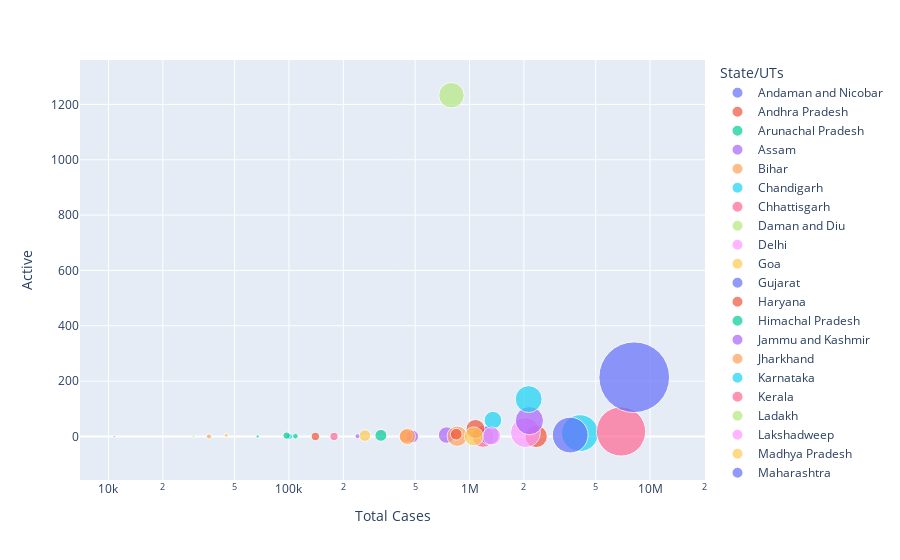

The notebook cell saved with this chart:
### Markdown cell above
**Insight**   
Above graph shows us the relationship between different variables of all states of India.

### Code cell
# Creates a scatter plot of 'Total Cases' vs 'Active' cases, with bubble size representing 'Deaths' and color coding by 'State/UTs', using a logarithmic scale for the x-axis
fig = px.scatter(df, x="Total Cases", y="Active", size="Deaths", color=df['State/UTs'], log_x=True, size_max=50)
fig.show()   # Displays the interactive scatter plot

### Figure 1 — Plotly figure (JSON) as saved in the notebook; plotly's stock layout.template omitted (floating-point values rounded to 4 significant figures)
{"data": [{"hovertemplate": "State/UTs=Andaman and Nicobar<br>Total Cases=%{x}<br>Active=%{y}<br>Deaths=%{marker.size}<extra></extra>", "legendgroup": "Andaman and Nicobar", "marker": {"color": "#636efa", "size": [129], "sizemode": "area", "sizeref": 59.42, "symbol": "circle"}, "mode": "markers", "name": "Andaman and Nicobar", "orientation": "v", "showlegend": true, "type": "scatter", "x": [10766], "xaxis": "x", "y": [0], "yaxis": "y"}, {"hovertemplate": "State/UTs=Andhra Pradesh<br>Total Cases=%{x}<br>Active=%{y}<br>Deaths=%{marker.size}<extra></extra>", "legendgroup": "Andhra Pradesh", "marker": {"color": "#EF553B", "size": [14733], "sizemode": "area", "sizeref": 59.42, "symbol": "circle"}, "mode": "markers", "name": "Andhra Pradesh", "orientation": "v", "showlegend": true, "type": "scatter", "x": [2340676], "xaxis": "x", "y": [0], "yaxis": "y"}, {"hovertemplate": "State/UTs=Arunachal Pradesh<br>Total Cases=%{x}<br>Active=%{y}<br>Deaths=%{marker.size}<extra></extra>", "legendgroup": "Arunachal Pradesh", "marker": {"color": "#00cc96", "size": [296], "sizemode": "area", "sizeref": 59.42, "symbol": "circle"}, "mode": "markers", "name": "Arunachal Pradesh", "orientation": "v", "showlegend": true, "type": "scatter", "x": [67049], "xaxis": "x", "y": [0], "yaxis": "y"}, {"hovertemplate": "State/UTs=Assam<br>Total Cases=%{x}<br>Active=%{y}<br>Deaths=%{marker.size}<extra></extra>", "legendgroup": "Assam", "marker": {"color": "#ab63fa", "size": [8035], "sizemode": "area", "sizeref": 59.42, "symbol": "circle"}, "mode": "markers", "name": "Assam", "orientation": "v", "showlegend": true, "type": "scatter", "x": [746159], "xaxis": "x", "y": [5], "yaxis": "y"}, {"hovertemplate": "State/UTs=Bihar<br>Total Cases=%{x}<br>Active=%{y}<br>Deaths=%{marker.size}<extra></extra>", "legendgroup": "Bihar", "marker": {"color": "#FFA15A", "size": [12314], "sizemode": "area", "sizeref": 59.42, "symbol": "circle"}, "mode": "markers", "name": "Bihar", "orientation": "v", "showlegend": true, "type": "scatter", "x": [855267], "xaxis": "x", "y": [1], "yaxis": "y"}, {"hovertemplate": "State/UTs=Chandigarh<br>Total Cases=%{x}<br>Active=%{y}<br>Deaths=%{marker.size}<extra></extra>", "legendgroup": "Chandigarh", "marker": {"color": "#19d3f3", "size": [1185], "sizemode": "area", "sizeref": 59.42, "symbol": "circle"}, "mode": "markers", "name": "Chandigarh", "orientation": "v", "showlegend": true, "type": "scatter", "x": [100693], "xaxis": "x", "y": [0], "yaxis": "y"}, {"hovertemplate": "State/UTs=Chhattisgarh<br>Total Cases=%{x}<br>Active=%{y}<br>Deaths=%{marker.size}<extra></extra>", "legendgroup": "Chhattisgarh", "marker": {"color": "#FF6692", "size": [14190], "sizemode": "area", "sizeref": 59.42, "symbol": "circle"}, "mode": "markers", "name": "Chhattisgarh", "orientation": "v", "showlegend": true, "type": "scatter", "x": [1187695], "xaxis": "x", "y": [0], "yaxis": "y"}, {"hovertemplate": "State/UTs=Daman and Diu<br>Total Cases=%{x}<br>Active=%{y}<br>Deaths=%{marker.size}<extra></extra>", "legendgroup": "Daman and Diu", "marker": {"color": "#B6E880", "size": [4], "sizemode": "area", "sizeref": 59.42, "symbol": "circle"}, "mode": "markers", "name": "Daman and Diu", "orientation": "v", "showlegend": true, "type": "scatter", "x": [11592], "xaxis": "x", "y": [0], "yaxis": "y"}, {"hovertemplate": "State/UTs=Delhi<br>Total Cases=%{x}<br>Active=%{y}<br>Deaths=%{marker.size}<extra></extra>", "legendgroup": "Delhi", "marker": {"color": "#FF97FF", "size": [26666], "sizemode": "area", "sizeref": 59.42, "symbol": "circle"}, "mode": "markers", "name": "Delhi", "orientation": "v", "showlegend": true, "type": "scatter", "x": [2040910], "xaxis": "x", "y": [14], "yaxis": "y"}, {"hovertemplate": "State/UTs=Goa<br>Total Cases=%{x}<br>Active=%{y}<br>Deaths=%{marker.size}<extra></extra>", "legendgroup": "Goa", "marker": {"color": "#FECB52", "size": [4014], "sizemode": "area", "sizeref": 59.42, "symbol": "circle"}, "mode": "markers", "name": "Goa", "orientation": "v", "showlegend": true, "type": "scatter", "x": [263346], "xaxis": "x", "y": [3], "yaxis": "y"}, {"hovertemplate": "State/UTs=Gujarat<br>Total Cases=%{x}<br>Active=%{y}<br>Deaths=%{marker.size}<extra></extra>", "legendgroup": "Gujarat", "marker": {"color": "#636efa", "size": [11079], "sizemode": "area", "sizeref": 59.42, "symbol": "circle"}, "mode": "markers", "name": "Gujarat", "orientation": "v", "showlegend": true, "type": "scatter", "x": [1291383], "xaxis": "x", "y": [5], "yaxis": "y"}, {"hovertemplate": "State/UTs=Haryana<br>Total Cases=%{x}<br>Active=%{y}<br>Deaths=%{marker.size}<extra></extra>", "legendgroup": "Haryana", "marker": {"color": "#EF553B", "size": [10755], "sizemode": "area", "sizeref": 59.42, "symbol": "circle"}, "mode": "markers", "name": "Haryana", "orientation": "v", "showlegend": true, "type": "scatter", "x": [1078903], "xaxis": "x", "y": [27], "yaxis": "y"}, {"hovertemplate": "State/UTs=Himachal Pradesh<br>Total Cases=%{x}<br>Active=%{y}<br>Deaths=%{marker.size}<extra></extra>", "legendgroup": "Himachal Pradesh", "marker": {"color": "#00cc96", "size": [4241], "sizemode": "area", "sizeref": 59.42, "symbol": "circle"}, "mode": "markers", "name": "Himachal Pradesh", "orientation": "v", "showlegend": true, "type": "scatter", "x": [322905], "xaxis": "x", "y": [4], "yaxis": "y"}, {"hovertemplate": "State/UTs=Jammu and Kashmir<br>Total Cases=%{x}<br>Active=%{y}<br>Deaths=%{marker.size}<extra></extra>", "legendgroup": "Jammu and Kashmir", "marker": {"color": "#ab63fa", "size": [4792], "sizemode": "area", "sizeref": 59.42, "symbol": "circle"}, "mode": "markers", "name": "Jammu and Kashmir", "orientation": "v", "showlegend": true, "type": "scatter", "x": [482023], "xaxis": "x", "y": [0], "yaxis": "y"}, {"hovertemplate": "State/UTs=Jharkhand<br>Total Cases=%{x}<br>Active=%{y}<br>Deaths=%{marker.size}<extra></extra>", "legendgroup": "Jharkhand", "marker": {"color": "#FFA15A", "size": [5334], "sizemode": "area", "sizeref": 59.42, "symbol": "circle"}, "mode": "markers", "name": "Jharkhand", "orientation": "v", "showlegend": true, "type": "scatter", "x": [443826], "xaxis": "x", "y": [1], "yaxis": "y"}, {"hovertemplate": "State/UTs=Karnataka<br>Total Cases=%{x}<br>Active=%{y}<br>Deaths=%{marker.size}<extra></extra>", "legendgroup": "Karnataka", "marker": {"color": "#19d3f3", "size": [40358], "sizemode": "area", "sizeref": 59.42, "symbol": "circle"}, "mode": "markers", "name": "Karnataka", "orientation": "v", "showlegend": true, "type": "scatter", "x": [4088769], "xaxis": "x", "y": [12], "yaxis": "y"}, {"hovertemplate": "State/UTs=Kerala<br>Total Cases=%{x}<br>Active=%{y}<br>Deaths=%{marker.size}<extra></extra>", "legendgroup": "Kerala", "marker": {"color": "#FF6692", "size": [72042], "sizemode": "area", "sizeref": 59.42, "symbol": "circle"}, "mode": "markers", "name": "Kerala", "orientation": "v", "showlegend": true, "type": "scatter", "x": [6907241], "xaxis": "x", "y": [18], "yaxis": "y"}, {"hovertemplate": "State/UTs=Ladakh<br>Total Cases=%{x}<br>Active=%{y}<br>Deaths=%{marker.size}<extra></extra>", "legendgroup": "Ladakh", "marker": {"color": "#B6E880", "size": [231], "sizemode": "area", "sizeref": 59.42, "symbol": "circle"}, "mode": "markers", "name": "Ladakh", "orientation": "v", "showlegend": true, "type": "scatter", "x": [29602], "xaxis": "x", "y": [0], "yaxis": "y"}, {"hovertemplate": "State/UTs=Lakshadweep<br>Total Cases=%{x}<br>Active=%{y}<br>Deaths=%{marker.size}<extra></extra>", "legendgroup": "Lakshadweep", "marker": {"color": "#FF97FF", "size": [52], "sizemode": "area", "sizeref": 59.42, "symbol": "circle"}, "mode": "markers", "name": "Lakshadweep", "orientation": "v", "showlegend": true, "type": "scatter", "x": [11415], "xaxis": "x", "y": [0], "yaxis": "y"}, {"hovertemplate": "State/UTs=Madhya Pradesh<br>Total Cases=%{x}<br>Active=%{y}<br>Deaths=%{marker.size}<extra></extra>", "legendgroup": "Madhya Pradesh", "marker": {"color": "#FECB52", "size": [10786], "sizemode": "area", "sizeref": 59.42, "symbol": "circle"}, "mode": "markers", "name": "Madhya Pradesh", "orientation": "v", "showlegend": true, "type": "scatter", "x": [1056351], "xaxis": "x", "y": [0], "yaxis": "y"}, {"hovertemplate": "State/UTs=Maharashtra<br>Total Cases=%{x}<br>Active=%{y}<br>Deaths=%{marker.size}<extra></extra>", "legendgroup": "Maharashtra", "marker": {"color": "#636efa", "size": [148558], "sizemode": "area", "sizeref": 59.42, "symbol": "circle"}, "mode": "markers", "name": "Maharashtra", "orientation": "v", "showlegend": true, "type": "scatter", "x": [8171048], "xaxis": "x", "y": [214], "yaxis": "y"}, {"hovertemplate": "State/UTs=Manipur<br>Total Cases=%{x}<br>Active=%{y}<br>Deaths=%{marker.size}<extra></extra>", "legendgroup": "Manipur", "marker": {"color": "#EF553B", "size": [2149], "sizemode": "area", "sizeref": 59.42, "symbol": "circle"}, "mode": "markers", "name": "Manipur", "orientation": "v", "showlegend": true, "type": "scatter", "x": [140034], "xaxis": "x", "y": [0], "yaxis": "y"}, {"hovertemplate": "State/UTs=Meghalaya<br>Total Cases=%{x}<br>Active=%{y}<br>Deaths=%{marker.size}<extra></extra>", "legendgroup": "Meghalaya", "marker": {"color": "#00cc96", "size": [1628], "sizemode": "area", "sizeref": 59.42, "symbol": "circle"}, "mode": "markers", "name": "Meghalaya", "orientation": "v", "showlegend": true, "type": "scatter", "x": [96983], "xaxis": "x", "y": [3], "yaxis": "y"}, {"hovertemplate": "State/UTs=Mizoram<br>Total Cases=%{x}<br>Active=%{y}<br>Deaths=%{marker.size}<extra></extra>", "legendgroup": "Mizoram", "marker": {"color": "#ab63fa", "size": [734], "sizemode": "area", "sizeref": 59.42, "symbol": "circle"}, "mode": "markers", "name": "Mizoram", "orientation": "v", "showlegend": true, "type": "scatter", "x": [239560], "xaxis": "x", "y": [1], "yaxis": "y"}, {"hovertemplate": "State/UTs=Nagaland<br>Total Cases=%{x}<br>Active=%{y}<br>Deaths=%{marker.size}<extra></extra>", "legendgroup": "Nagaland", "marker": {"color": "#FFA15A", "size": [782], "sizemode": "area", "sizeref": 59.42, "symbol": "circle"}, "mode": "markers", "name": "Nagaland", "orientation": "v", "showlegend": true, "type": "scatter", "x": [36033], "xaxis": "x", "y": [0], "yaxis": "y"}, {"hovertemplate": "State/UTs=Odisha<br>Total Cases=%{x}<br>Active=%{y}<br>Deaths=%{marker.size}<extra></extra>", "legendgroup": "Odisha", "marker": {"color": "#19d3f3", "size": [9215], "sizemode": "area", "sizeref": 59.42, "symbol": "circle"}, "mode": "markers", "name": "Odisha", "orientation": "v", "showlegend": true, "type": "scatter", "x": [1348409], "xaxis": "x", "y": [59], "yaxis": "y"}, {"hovertemplate": "State/UTs=Puducherry<br>Total Cases=%{x}<br>Active=%{y}<br>Deaths=%{marker.size}<extra></extra>", "legendgroup": "Puducherry", "marker": {"color": "#FF6692", "size": [1981], "sizemode": "area", "sizeref": 59.42, "symbol": "circle"}, "mode": "markers", "name": "Puducherry", "orientation": "v", "showlegend": true, "type": "scatter", "x": [177547], "xaxis": "x", "y": [0], "yaxis": "y"}, {"hovertemplate": "State/UTs=Punjab<br>Total Cases=%{x}<br>Active=%{y}<br>Deaths=%{marker.size}<extra></extra>", "legendgroup": "Punjab", "marker": {"color": "#B6E880", "size": [19338], "sizemode": "area", "sizeref": 59.42, "symbol": "circle"}, "mode": "markers", "name": "Punjab", "orientation": "v", "showlegend": true, "type": "scatter", "x": [793644], "xaxis": "x", "y": [1233], "yaxis": "y"}, {"hovertemplate": "State/UTs=Rajasthan<br>Total Cases=%{x}<br>Active=%{y}<br>Deaths=%{marker.size}<extra></extra>", "legendgroup": "Rajasthan", "marker": {"color": "#FF97FF", "size": [9736], "sizemode": "area", "sizeref": 59.42, "symbol": "circle"}, "mode": "markers", "name": "Rajasthan", "orientation": "v", "showlegend": true, "type": "scatter", "x": [1326465], "xaxis": "x", "y": [2], "yaxis": "y"}, {"hovertemplate": "State/UTs=Sikkim<br>Total Cases=%{x}<br>Active=%{y}<br>Deaths=%{marker.size}<extra></extra>", "legendgroup": "Sikkim", "marker": {"color": "#FECB52", "size": [501], "sizemode": "area", "sizeref": 59.42, "symbol": "circle"}, "mode": "markers", "name": "Sikkim", "orientation": "v", "showlegend": true, "type": "scatter", "x": [44927], "xaxis": "x", "y": [4], "yaxis": "y"}, {"hovertemplate": "State/UTs=Tamil Nadu<br>Total Cases=%{x}<br>Active=%{y}<br>Deaths=%{marker.size}<extra></extra>", "legendgroup": "Tamil Nadu", "marker": {"color": "#636efa", "size": [38081], "sizemode": "area", "sizeref": 59.42, "symbol": "circle"}, "mode": "markers", "name": "Tamil Nadu", "orientation": "v", "showlegend": true, "type": "scatter", "x": [3610655], "xaxis": "x", "y": [5], "yaxis": "y"}, {"hovertemplate": "State/UTs=Telengana<br>Total Cases=%{x}<br>Active=%{y}<br>Deaths=%{marker.size}<extra></extra>", "legendgroup": "Telengana", "marker": {"color": "#EF553B", "size": [4111], "sizemode": "area", "sizeref": 59.42, "symbol": "circle"}, "mode": "markers", "name": "Telengana", "orientation": "v", "showlegend": true, "type": "scatter", "x": [844432], "xaxis": "x", "y": [8], "yaxis": "y"}, {"hovertemplate": "State/UTs=Tripura<br>Total Cases=%{x}<br>Active=%{y}<br>Deaths=%{marker.size}<extra></extra>", "legendgroup": "Tripura", "marker": {"color": "#00cc96", "size": [942], "sizemode": "area", "sizeref": 59.42, "symbol": "circle"}, "mode": "markers", "name": "Tripura", "orientation": "v", "showlegend": true, "type": "scatter", "x": [108493], "xaxis": "x", "y": [1], "yaxis": "y"}, {"hovertemplate": "State/UTs=Uttar Pradesh<br>Total Cases=%{x}<br>Active=%{y}<br>Deaths=%{marker.size}<extra></extra>", "legendgroup": "Uttar Pradesh", "marker": {"color": "#ab63fa", "size": [23712], "sizemode": "area", "sizeref": 59.42, "symbol": "circle"}, "mode": "markers", "name": "Uttar Pradesh", "orientation": "v", "showlegend": true, "type": "scatter", "x": [2145431], "xaxis": "x", "y": [57], "yaxis": "y"}, {"hovertemplate": "State/UTs=Uttarakhand<br>Total Cases=%{x}<br>Active=%{y}<br>Deaths=%{marker.size}<extra></extra>", "legendgroup": "Uttarakhand", "marker": {"color": "#FFA15A", "size": [7768], "sizemode": "area", "sizeref": 59.42, "symbol": "circle"}, "mode": "markers", "name": "Uttarakhand", "orientation": "v", "showlegend": true, "type": "scatter", "x": [452571], "xaxis": "x", "y": [0], "yaxis": "y"}, {"hovertemplate": "State/UTs=West Bengal<br>Total Cases=%{x}<br>Active=%{y}<br>Deaths=%{marker.size}<extra></extra>", "legendgroup": "West Bengal", "marker": {"color": "#19d3f3", "size": [21555], "sizemode": "area", "sizeref": 59.42, "symbol": "circle"}, "mode": "markers", "name": "West Bengal", "orientation": "v", "showlegend": true, "type": "scatter", "x": [2126282], "xaxis": "x", "y": [135], "yaxis": "y"}], "layout": {"autosize": true, "legend": {"itemsizing": "constant", "title": {"text": "State/UTs"}, "tracegroupgap": 0}, "margin": {"t": 60}, "xaxis": {"anchor": "y", "autorange": true, "domain": [0, 1], "range": [3.849, 7.252], "title": {"text": "Total Cases"}, "type": "log"}, "yaxis": {"anchor": "x", "autorange": true, "domain": [0, 1], "range": [-281.7, 1429.0], "title": {"text": "Active"}, "type": "linear"}}}
